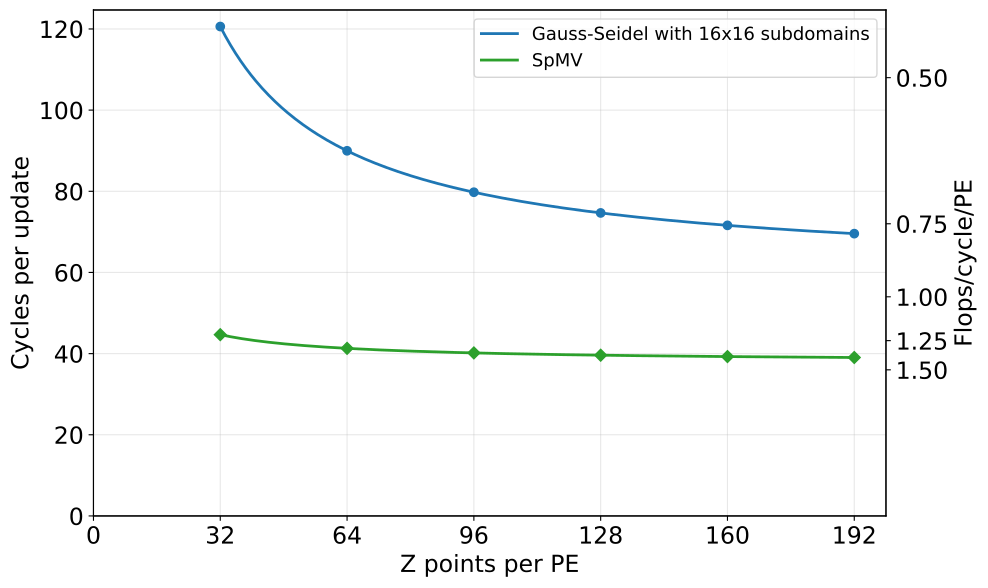

This chart was generated by the following Python code:
import matplotlib
matplotlib.use('Agg')
import matplotlib.pyplot as plt
import numpy as np

data = np.loadtxt('scaling_gs_z.dat')
x = data[:, 0]
y = data[:, 1]

y_scaled = y * 0.5

spmv_z = np.loadtxt('scaling_spmv_z.dat')

def fit_quality(x, y, coeffs):
    x, y = np.array(x, dtype=float), np.array(y, dtype=float)
    y_pred = np.polyval(coeffs, x)
    nrmse = np.sqrt(np.mean((y - y_pred) ** 2)) / np.mean(y)
    return 1 - nrmse

# Fit the original (non-divided) data, same as scaling_z
gs_coeffs   = np.polyfit(x,            y_scaled,      1)
spmv_coeffs = np.polyfit(spmv_z[:, 0], spmv_z[:, 1], 1)

fq_gs   = fit_quality(x,            y_scaled,      gs_coeffs)
fq_spmv = fit_quality(spmv_z[:, 0], spmv_z[:, 1], spmv_coeffs)

# Smooth hyperbolic curves: (a + b*Z) / Z derived from affine fit
z_gs   = x
z_spmv = spmv_z[:, 0]

z_smooth_gs   = np.linspace(z_gs[0],   z_gs[-1],   500)
z_smooth_spmv = np.linspace(z_spmv[0], z_spmv[-1], 500)
curve_gs_smooth   = (gs_coeffs[1]   + gs_coeffs[0]   * z_smooth_gs)   / z_smooth_gs
curve_spmv_smooth = (spmv_coeffs[1] + spmv_coeffs[0] * z_smooth_spmv) / z_smooth_spmv

fig, ax = plt.subplots(figsize=(10, 6))

# Smooth line, then markers at data points only
ax.plot(z_smooth_gs,   curve_gs_smooth,   '-',  color='tab:blue',  linewidth=2, label='Gauss-Seidel with 16x16 subdomains')
ax.plot(z_smooth_spmv, curve_spmv_smooth, '-',  color='tab:green', linewidth=2, label='SpMV')
ax.plot(z_gs,   (gs_coeffs[1]   + gs_coeffs[0]   * z_gs)   / z_gs,   'o', color='tab:blue',  linewidth=2)
ax.plot(z_spmv, (spmv_coeffs[1] + spmv_coeffs[0] * z_spmv) / z_spmv, 'D', color='tab:green', linewidth=2)

ax.set_xlabel('Z points per PE', fontsize=17)
ax.set_ylabel('Cycles per update', fontsize=17)
ax.set_xlim(left=0)
ax.set_ylim(bottom=0)
ax.set_xticks(np.arange(0, max(z_spmv.max(), z_gs.max()) + 32, 32))
ax.tick_params(axis='both', labelsize=17)
ax.legend(fontsize=13, loc='upper right')
ax.grid(True, alpha=0.3)

ax2 = ax.twinx()
ax2.set_ylim(ax.get_ylim())
ylo, yhi = ax.get_ylim()
flop_ticks = np.array([0.5, 0.75, 1.0, 1.25, 1.5])
tick_pos = 54 / flop_ticks
visible = tick_pos[(tick_pos >= ylo) & (tick_pos <= yhi)]
visible_labels = 54 / visible
ax2.set_yticks(visible)
ax2.set_yticklabels([f'{v:.2f}' for v in visible_labels])
ax2.set_ylabel('Flops/cycle/PE', fontsize=17)
ax2.tick_params(axis='y', labelsize=17)

plt.tight_layout()
plt.savefig('scaling_z_strong.pdf', bbox_inches='tight')
print('Saved scaling_z_strong.pdf')

def report(name, x, y):
    x, y = np.array(x, dtype=float), np.array(y, dtype=float)
    coeffs = np.polyfit(x, y, 1)
    y_pred = np.polyval(coeffs, x)
    nrmse = np.sqrt(np.mean((y - y_pred)**2)) / np.mean(y)
    print(f'  {name:42s}  slope={coeffs[0]:.4f}  intercept={coeffs[1]:.1f}  NRMSE={nrmse:.2e}')

print('Linear fit statistics:')
report('GS 16x16 subdomains', x, y_scaled)
report('SpMV', spmv_z[:, 0], spmv_z[:, 1])
